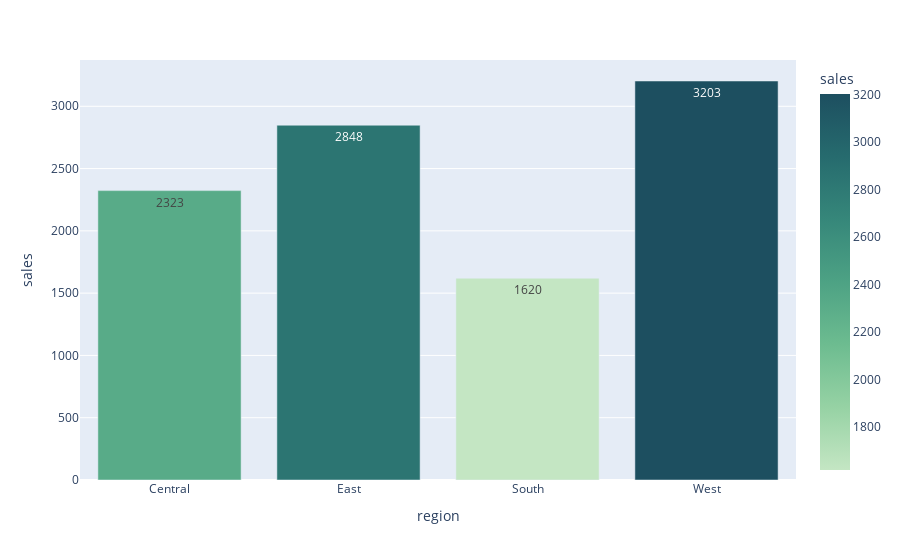

Notebook source saved alongside this figure:
### Code cell
fig = px.bar(df_sales_region,x= 'region', y='sales',  text_auto=True, color='sales',color_continuous_scale = 'blugrn')
             
fig.show()

### Figure 1 — Plotly figure (JSON) as saved in the notebook; plotly's stock layout.template omitted (floating-point values rounded to 4 significant figures)
{"data": [{"alignmentgroup": "True", "hovertemplate": "region=%{x}<br>sales=%{marker.color}<extra></extra>", "legendgroup": "", "marker": {"color": [2323, 2848, 1620, 3203], "coloraxis": "coloraxis", "pattern": {"shape": ""}}, "name": "", "offsetgroup": "", "orientation": "v", "showlegend": false, "textposition": "auto", "texttemplate": "%{y}", "type": "bar", "x": ["Central", "East", "South", "West"], "xaxis": "x", "y": [2323, 2848, 1620, 3203], "yaxis": "y"}], "layout": {"barmode": "relative", "coloraxis": {"colorbar": {"title": {"text": "sales"}}, "colorscale": [[0, "rgb(196, 230, 195)"], [0.1667, "rgb(150, 210, 164)"], [0.3333, "rgb(109, 188, 144)"], [0.5, "rgb(77, 162, 132)"], [0.6667, "rgb(54, 135, 122)"], [0.8333, "rgb(38, 107, 110)"], [1, "rgb(29, 79, 96)"]]}, "legend": {"tracegroupgap": 0}, "margin": {"t": 60}, "xaxis": {"anchor": "y", "domain": [0, 1], "title": {"text": "region"}}, "yaxis": {"anchor": "x", "domain": [0, 1], "title": {"text": "sales"}}}}
